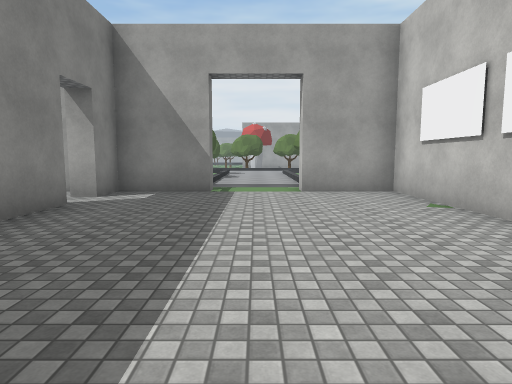
view 1 (above)

24 first-person views from a walk through a Unity game level. The camera is 1.5 m above the floor, tilts 6° down and sees 75° across. The floor is counted in squares, 2 m on a side. Each view is taken from the middle of a square. On the plan, view 1 faces up. The plan holds only what a view shows up to about 11 squares ahead; the rest is blank. The place goes on beyond the plan. Door leaves are left out, so doorways stand open. Some surface patterns are stand-ins.

view 2
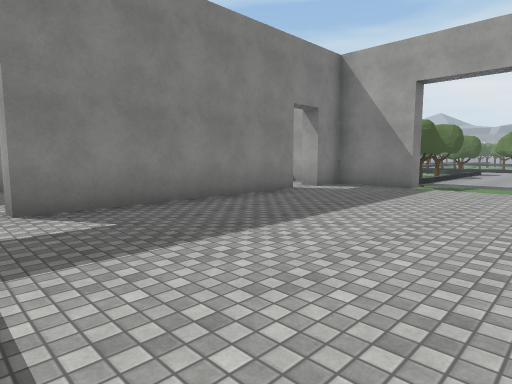

view 3
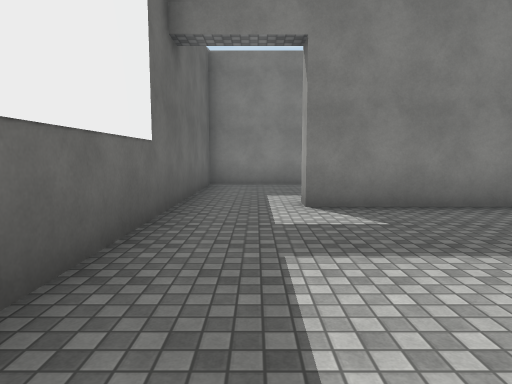

view 4
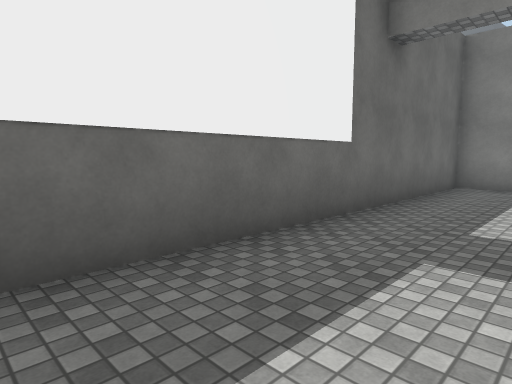

view 5
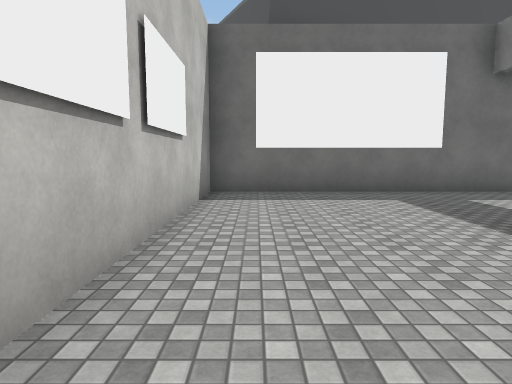

view 6
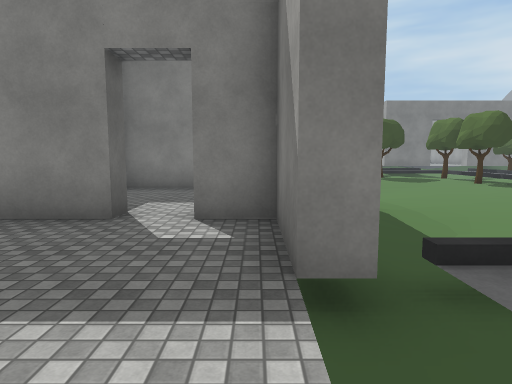

view 7
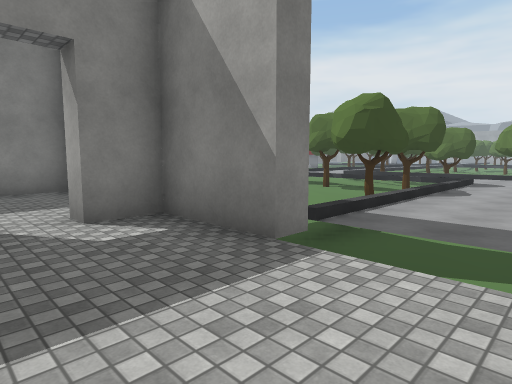

view 8
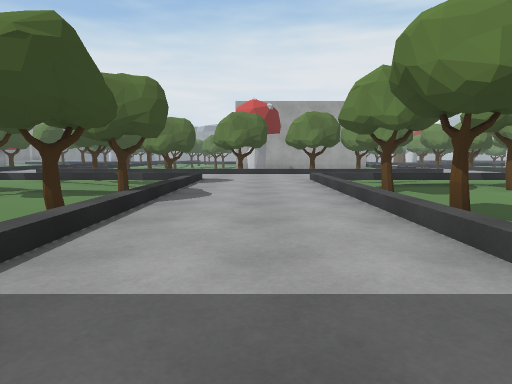

view 9
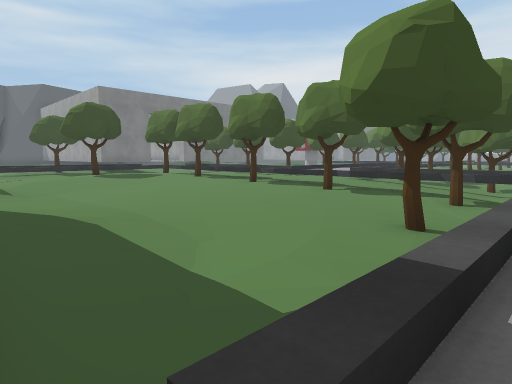

view 10
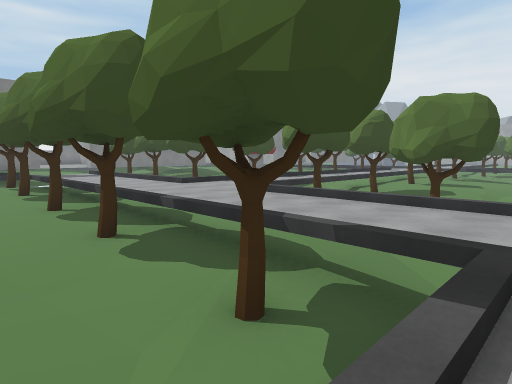

view 11
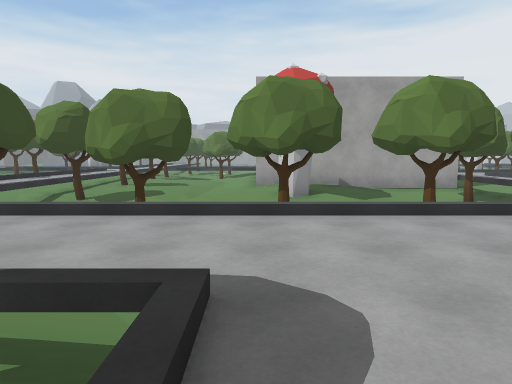

view 12
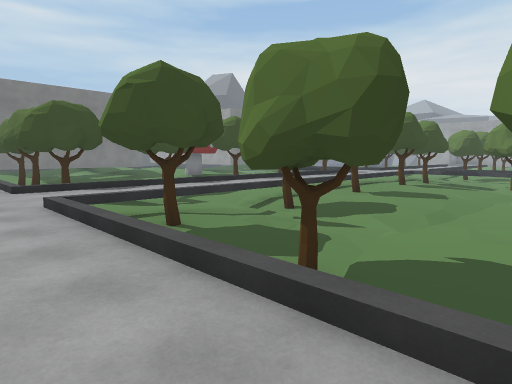

view 13
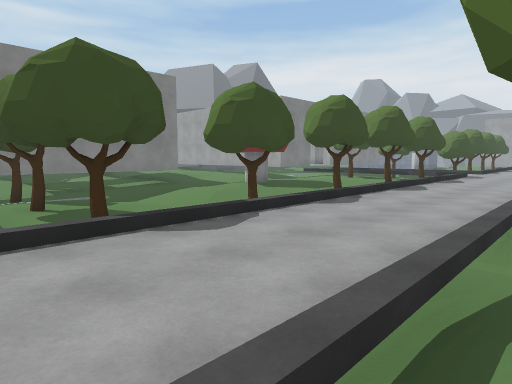

view 14
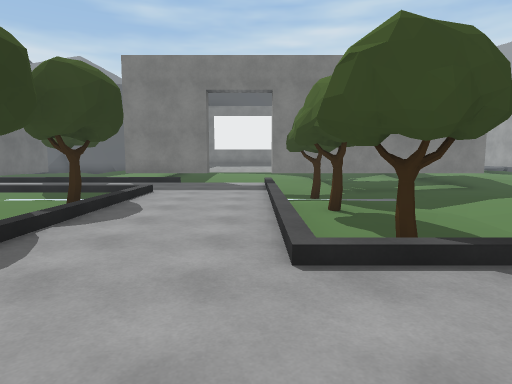

view 15
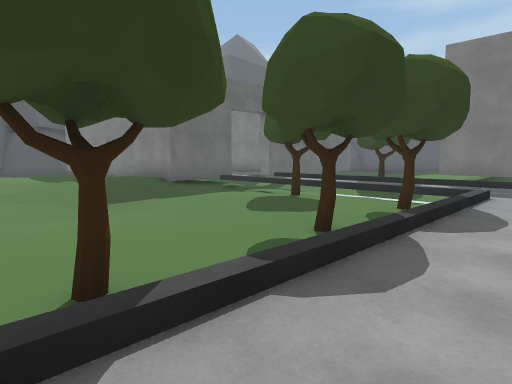

view 16
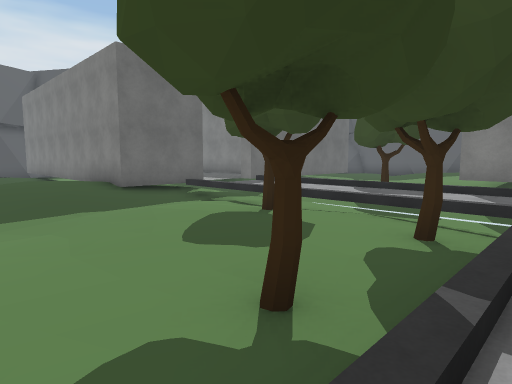

view 17
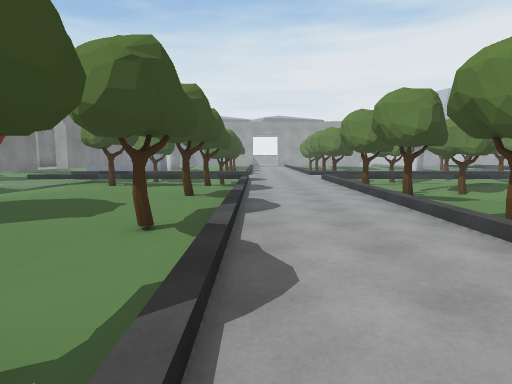

view 18
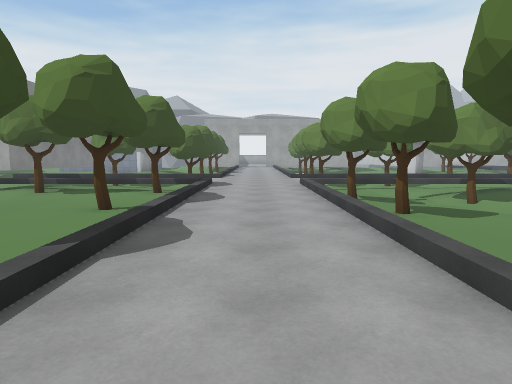

view 19
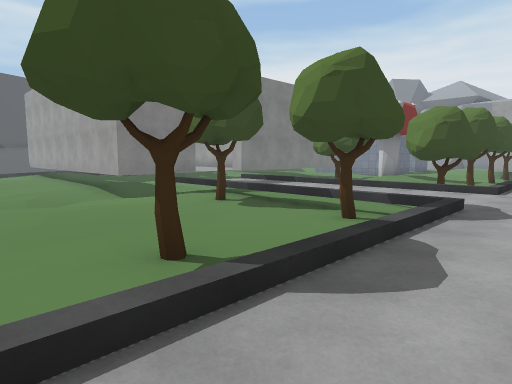

view 20
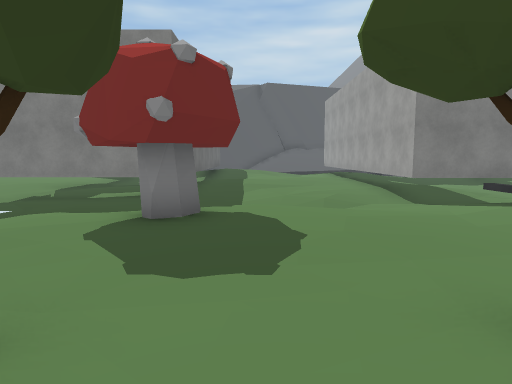

view 21
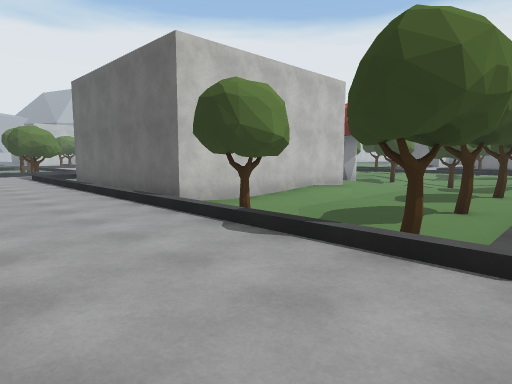

view 22
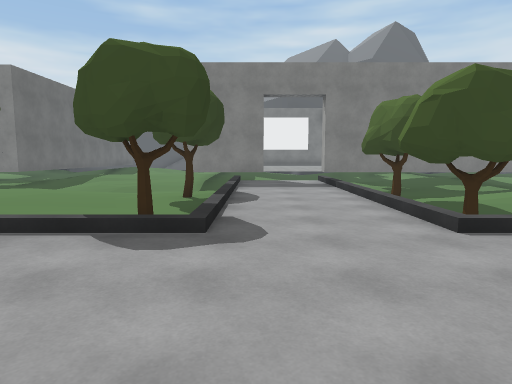

view 23
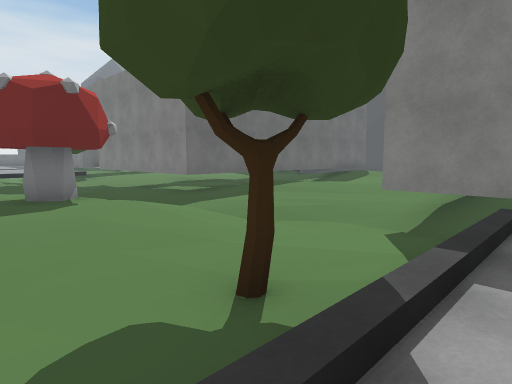

view 24
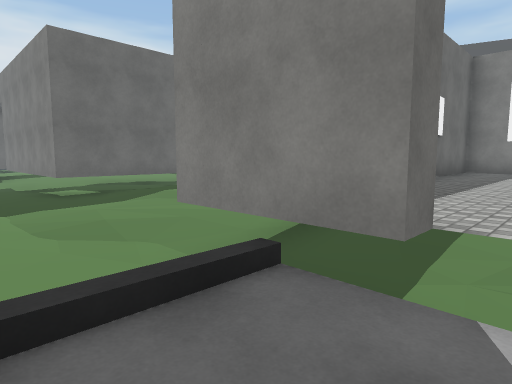

### Floor plan
Key: @ floor where view 1 was taken; # wall or solid block; x gap in a wall; . main floor; : floor 0.25 m higher than the main floor; - floor 0.25 m lower than the main floor; _ floor 0.5 m lower than the main floor; < floor 0.75 m lower than the main floor; / step, stairs or slope; D open door; = window, fence, low wall or low ledge; ^ raised ledge; v drop or lower ground; T tree; O other object.
Columns run from 24 left of view 1 to 5 right of it. Each row starts with its distance up from view 1.
 35       ^//////T....////
 34      ^^v....................
 33 ^^^^^^^x......................
 32 ^^^^^  #_----_-...vvvvvvvvvvvv
 31 #   ####__T--T-...TvvTv#######
 30    -__<<<_-----...vvvvv#
 29    -____<_-----...Tvvvv#
 28    --___<----T-...vvvvv#
 27    .--___--.---...vvvvv#
 26     .-___-#---_...vvvvv#
 25    ####___---T_...Tvvvv#######
 24       #___--_<<...vvvvvvvvvvvv
 23       #_____<<<...Tvvvvv#vvvTv
 22       #__<<<<T<...Tvvvvvvvv Tv
 21      D#<<<<<<<<...vvvvvv
 20       #<T____T ...TvvTvTT   OO
 19       #<<__T__ ...vvvT      vv
 18       ^/......................
 17       ^/......................
 16       #/.................. ...
 15        #. _T-T--T__T_T<... T-T
 14        #. -----______<<... ___
 13        =. ----_______<<... _<
 12       T_. _T-__<______T...T_
 11        =. _--_<<<<<__<<...
 10        =  ___<<<<<__<<<...
  9          .=________-_</...
  8          ###..--_  ####//###
  7            #::.-_# ..#.///.#
  6            # :/- #...D.....#
  5            #  ._ #...D.....#
  4            #     #.  #.....#
  3                      #.....#
  2                      #.....#
  1                      #.....#
  0                  #...#..@..#
 -1                  #.........#
 -2                  ###########

Positions as (right, up) in squares from view 1, and headings:
1: (0, 0), facing up
2: (2, -1), facing up-left
3: (2, -1), facing left
4: (2, 0), facing down-left
5: (2, 5), facing down
6: (1, 7), facing left
7: (1, 5), facing up-left
8: (0, 8), facing up
9: (-1, 8), facing up-left
10: (-1, 13), facing up-left
11: (-1, 14), facing up
12: (-1, 17), facing up-left
13: (-6, 18), facing up-left
14: (-7, 18), facing left
15: (-7, 17), facing down-left
16: (-9, 16), facing down-left
17: (-9, 21), facing up
18: (-8, 23), facing up
19: (-8, 27), facing up-left
20: (-9, 27), facing left
21: (-7, 35), facing down-right
22: (-6, 33), facing left
23: (-12, 33), facing down-left
24: (-15, 34), facing down-left
